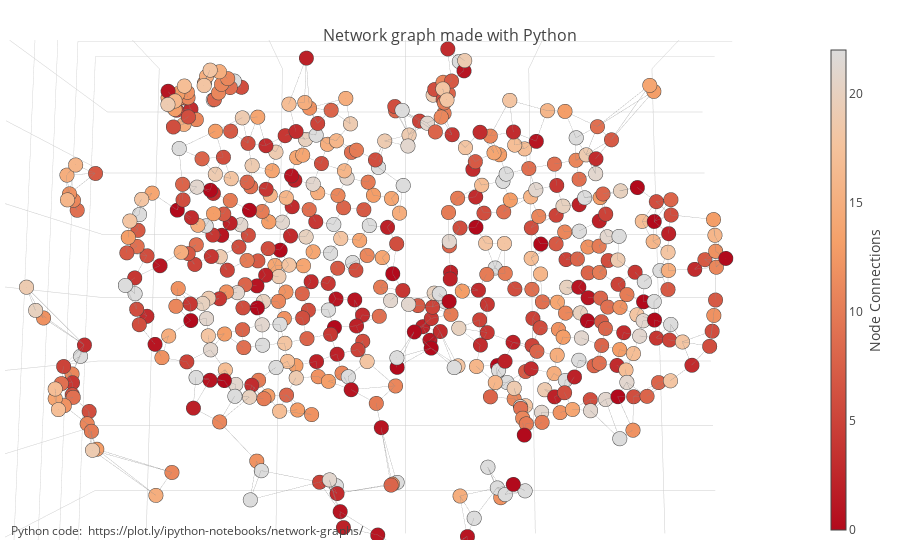

Source (notebook cell):
### Code cell
py.iplot(fig, filename='knn_graph')

### Figure 1 — Plotly figure (JSON) as saved in the notebook; plotly's stock layout.template omitted (floating-point values rounded to 4 significant figures; data arrays with more than 128 entries replaced by an {"elided": "..."} marker saying what was removed)
{"data": [{"hoverinfo": "none", "line": {"color": "#888", "width": 0.5}, "mode": "lines", "type": "scatter3d", "x": {"elided": "4461 float values"}, "y": {"elided": "4461 float values"}, "z": {"elided": "4461 float values"}}, {"hoverinfo": "text", "marker": {"color": {"elided": "6201 int values"}, "colorbar": {"thickness": 15, "title": "Node Connections", "titleside": "right", "xanchor": "left"}, "colorscale": "YIGnBu", "line": {"width": 2}, "reversescale": true, "showscale": true, "size": 5}, "mode": "markers", "text": {"elided": "529 str values"}, "type": "scatter3d", "x": {"elided": "529 float values"}, "y": {"elided": "529 float values"}, "z": {"elided": "529 float values"}}], "layout": {"annotations": [{"showarrow": false, "text": "Python code: <a href='https://plot.ly/ipython-notebooks/network-graphs/'> https://plot.ly/ipython-notebooks/network-graphs/</a>", "x": 0.005, "xref": "paper", "y": -0.002, "yref": "paper"}], "autosize": true, "hovermode": "closest", "margin": {"b": 20, "l": 5, "r": 5, "t": 40}, "scene": {"aspectmode": "data", "camera": {"center": {"x": 0, "y": 0, "z": 0}, "eye": {"x": -0.1, "y": 0, "z": 1.5}, "up": {"x": 1, "y": 0, "z": 0}}}, "showlegend": false, "title": "<br>Network graph made with Python", "titlefont": {"size": 16}, "xaxis": {"showgrid": false, "showticklabels": false, "zeroline": false}, "yaxis": {"showgrid": false, "showticklabels": false, "zeroline": false}}}
